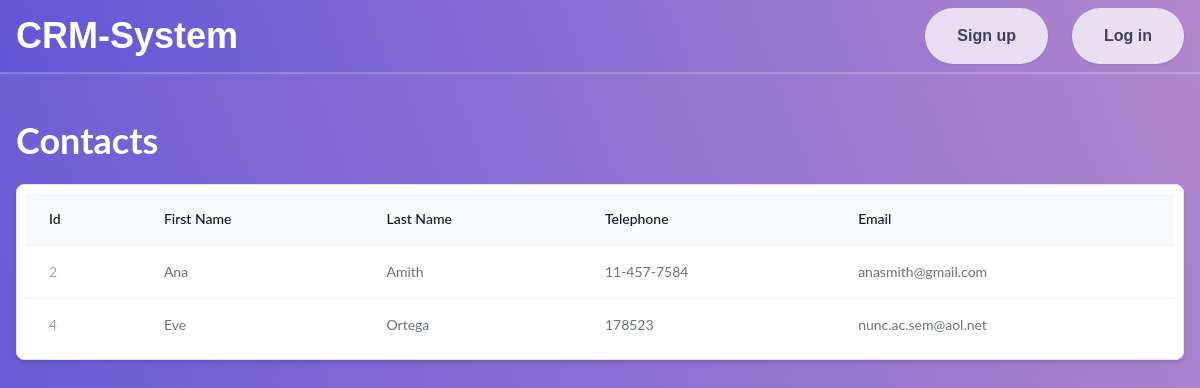
The app's page /contactlist.php?contact=Oksana with its own data.
### tables this page shows
CREATE TABLE `contacts` (
  `id` int NOT NULL,
  `customer_id` int NOT NULL,
  `firstName` varchar(100) NOT NULL,
  `lastName` varchar(100) NOT NULL,
  `telephoneAdress` varchar(100) NOT NULL,
  `emailAdress` varchar(100) NOT NULL
);

### contactlist.php (the view, shortened to what this page needs)
<?php
require_once '../crm-system/partials/header.php';
require_once "includes/db.inc.php";
?>
<section class="pt-12 md:pt-20 pb-6 px-4  max-w-screen-xl mx-auto" style="font-family:'Lato',sans-serif;">
    <div class="pt-10 mx-auto flex justify-between mb-6">
        <div class="text-4xl font-bold text-white text-center">Contacts</div>
    </div>
    <?php
    $contact = $_GET['contact'];
    $contact_string = str_replace("-", " ", $contact);
    $sql = "SELECT customers.customername, contacts.id, contacts.firstName, contacts.lastName, contacts.telephoneAdress, contacts.emailAdress FROM customers INNER JOIN
    contacts ON customers.id = contacts.customer_id WHERE customers.customername='$contact_string'";
    $result = mysqli_query($conn, $sql);
    if (mysqli_num_rows($result) > 0) {
    ?>
        <div class="overflow-x-auto rounded-lg border bg-white border-gray-200 shadow-md mx-auto p-2">
            <table class="w-full border-collapse  text-left text-sm text-gray-500">
                <thead class="bg-gray-50">
                    <tr>
                        <th scope="col" class="px-6 py-4 font-medium text-gray-900">Id</th>
                        <th scope="col" class="px-6 py-4 font-medium text-gray-900">First Name</th>
                        <th scope="col" class="px-6 py-4 font-medium text-gray-900">Last Name</th>
                        <th scope="col" class="px-6 py-4 font-medium text-gray-900">Telephone</th>
                        <th scope="col" class="px-6 py-4 font-medium text-gray-900">Email</th>
                    </tr>
                </thead>
                <tbody class="divide-y divide-gray-100 border-t border-gray-100">
                    <?php
                    while($row = mysqli_fetch_array($result)) {
                    ?>
                        <tr class="hover:bg-gray-50">
                            <td class="flex gap-3 px-6 py-4 font-normal text-gray-900">
                                <div class="text-sm">
                                    <div class="text-gray-400"><?php echo $row['id']; ?></div>
                                </div>
                            </td>
                            <td class="px-6 py-4"><?php echo $row['firstName']; ?></td>
                            <td class="px-6 py-4"><?php echo $row['lastName']; ?></td>
                            <td class="px-6 py-4"><?php echo $row['telephoneAdress']; ?></td>
                            <td class="px-6 py-4"><?php echo $row['emailAdress']; ?></td>
                        </tr>
                        <?php } ?>
                </tbody>
            </table>
        </div>
<?php
                } else {
                    echo "No data";
                }
?>
</section>

### style/css/style.css (style rules this page uses)
html { line-height: 1.5; -webkit-text-size-adjust: 100%; -moz-tab-size: 4; -o-tab-size: 4; tab-size: 4; font-family: ui-sans-serif, system-ui, -apple-system, BlinkMacSystemFont, "Segoe UI", Roboto, "Helvetica Neue", Arial, "Noto Sans", sans-serif, "Apple Color Emoji", "Segoe UI Emoji", "Segoe UI Symbol", "Noto Color Emoji"; font-feature-settings: normal; }
body { margin: 0; line-height: inherit; }
table { text-indent: 0; border-color: inherit; border-collapse: collapse; }
.mx-auto { margin-left: auto; margin-right: auto; }
.mb-6 { margin-bottom: 1.5rem; }
.flex { display: flex; }
.w-full { width: 100%; }
.max-w-screen-xl { max-width: 1280px; }
.border-collapse { border-collapse: collapse; }
.justify-between { justify-content: space-between; }
.gap-3 { gap: 0.75rem; }
.divide-y > :not([hidden]) ~ :not([hidden]) { --tw-divide-y-reverse: 0; border-top-width: calc(1px * calc(1 - var(--tw-divide-y-reverse))); border-bottom-width: calc(1px * var(--tw-divide-y-reverse)); }
.divide-gray-100 > :not([hidden]) ~ :not([hidden]) { --tw-divide-opacity: 1; border-color: rgb(243 244 246 / var(--tw-divide-opacity)); }
.overflow-x-auto { overflow-x: auto; }
.rounded-lg { border-radius: 0.5rem; }
.border { border-width: 1px; }
.border-t { border-top-width: 1px; }
.border-gray-100 { --tw-border-opacity: 1; border-color: rgb(243 244 246 / var(--tw-border-opacity)); }
.border-gray-200 { --tw-border-opacity: 1; border-color: rgb(229 231 235 / var(--tw-border-opacity)); }
.bg-gray-50 { --tw-bg-opacity: 1; background-color: rgb(249 250 251 / var(--tw-bg-opacity)); }
.bg-white { --tw-bg-opacity: 1; background-color: rgb(255 255 255 / var(--tw-bg-opacity)); }
.p-2 { padding: 0.5rem; }
.px-4 { padding-left: 1rem; padding-right: 1rem; }
.px-6 { padding-left: 1.5rem; padding-right: 1.5rem; }
.py-4 { padding-top: 1rem; padding-bottom: 1rem; }
.pb-6 { padding-bottom: 1.5rem; }
.pt-10 { padding-top: 2.5rem; }
.pt-12 { padding-top: 3rem; }
.text-left { text-align: left; }
.text-center { text-align: center; }
.text-4xl { font-size: 2.25rem; line-height: 2.5rem; }
.text-sm { font-size: 0.875rem; line-height: 1.25rem; }
.font-bold { font-weight: 700; }
.font-medium { font-weight: 500; }
.font-normal { font-weight: 400; }
.text-gray-400 { --tw-text-opacity: 1; color: rgb(156 163 175 / var(--tw-text-opacity)); }
.text-gray-500 { --tw-text-opacity: 1; color: rgb(107 114 128 / var(--tw-text-opacity)); }
.text-gray-900 { --tw-text-opacity: 1; color: rgb(17 24 39 / var(--tw-text-opacity)); }
.text-white { --tw-text-opacity: 1; color: rgb(255 255 255 / var(--tw-text-opacity)); }
.shadow-md { --tw-shadow: 0 4px 6px -1px rgb(0 0 0 / 0.1), 0 2px 4px -2px rgb(0 0 0 / 0.1); --tw-shadow-colored: 0 4px 6px -1px var(--tw-shadow-color), 0 2px 4px -2px var(--tw-shadow-color); box-shadow: var(--tw-ring-offset-shadow, 0 0 #0000), var(--tw-ring-shadow, 0 0 #0000), var(--tw-shadow); }
.gradient { background: linear-gradient(70deg, #6156d7 0%, #b287cd 100%); }
@media (min-width: 768px) { .md\:pt-20 { padding-top: 5rem; } }

### records on screen
contacts: id "2", firstName "Ana", lastName "Amith", telephoneAdress "11-457-7584", emailAdress "anasmith@gmail.com"
contacts: id "4", firstName "Eve", lastName "Ortega", telephoneAdress "178523", emailAdress "nunc.ac.sem@aol.net"
